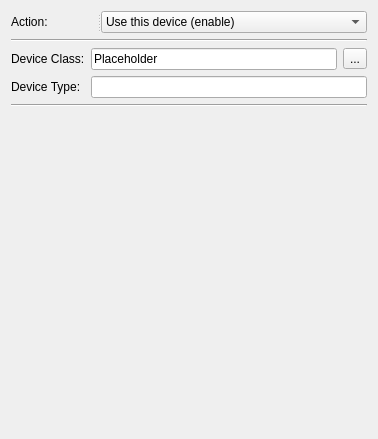
<?xml version="1.0" encoding="UTF-8"?>
<ui version="4.0">
 <class>DeviceWidget</class>
 <widget class="QWidget" name="DeviceWidget">
  <property name="geometry">
   <rect>
    <x>0</x>
    <y>0</y>
    <width>378</width>
    <height>439</height>
   </rect>
  </property>
  <property name="windowTitle">
   <string>Form</string>
  </property>
  <layout class="QGridLayout" name="gridLayout_2">
   <item row="3" column="0">
    <widget class="Line" name="lineBottom">
     <property name="orientation">
      <enum>Qt::Horizontal</enum>
     </property>
    </widget>
   </item>
   <item row="1" column="0">
    <widget class="Line" name="lineTop">
     <property name="orientation">
      <enum>Qt::Horizontal</enum>
     </property>
    </widget>
   </item>
   <item row="0" column="0">
    <widget class="QSplitter" name="splitter">
     <property name="orientation">
      <enum>Qt::Horizontal</enum>
     </property>
     <widget class="QLabel" name="actionLabel">
      <property name="sizePolicy">
       <sizepolicy hsizetype="Fixed" vsizetype="Preferred">
        <horstretch>0</horstretch>
        <verstretch>0</verstretch>
       </sizepolicy>
      </property>
      <property name="minimumSize">
       <size>
        <width>86</width>
        <height>0</height>
       </size>
      </property>
      <property name="maximumSize">
       <size>
        <width>86</width>
        <height>16777215</height>
       </size>
      </property>
      <property name="text">
       <string>Action:</string>
      </property>
      <property name="buddy">
       <cstring>actionComboBox</cstring>
      </property>
     </widget>
     <widget class="QComboBox" name="actionComboBox">
      <property name="currentText">
       <string>Use this device (enable)</string>
      </property>
      <item>
       <property name="text">
        <string>Use this device (enable)</string>
       </property>
      </item>
      <item>
       <property name="text">
        <string>Do not user this device (disable)</string>
       </property>
      </item>
     </widget>
    </widget>
   </item>
   <item row="2" column="0">
    <layout class="QGridLayout" name="gridLayout">
     <item row="0" column="2">
      <widget class="QToolButton" name="sourceToolButton">
       <property name="text">
        <string>...</string>
       </property>
      </widget>
     </item>
     <item row="0" column="0">
      <widget class="QLabel" name="deviceClassLabel">
       <property name="font">
        <font>
         <pointsize>9</pointsize>
        </font>
       </property>
       <property name="text">
        <string>Device Class:</string>
       </property>
       <property name="buddy">
        <cstring>deviceClassLineEdit</cstring>
       </property>
      </widget>
     </item>
     <item row="0" column="1">
      <widget class="QLineEdit" name="deviceClassLineEdit">
       <property name="text">
        <string>Placeholder</string>
       </property>
      </widget>
     </item>
     <item row="1" column="0">
      <widget class="QLabel" name="deviceTypeLabel">
       <property name="text">
        <string>Device Type:</string>
       </property>
       <property name="buddy">
        <cstring>deviceTypeLineEdit</cstring>
       </property>
      </widget>
     </item>
     <item row="1" column="1" colspan="2">
      <widget class="QLineEdit" name="deviceTypeLineEdit"/>
     </item>
    </layout>
   </item>
   <item row="4" column="0">
    <spacer name="verticalSpacer">
     <property name="orientation">
      <enum>Qt::Vertical</enum>
     </property>
     <property name="sizeHint" stdset="0">
      <size>
       <width>20</width>
       <height>40</height>
      </size>
     </property>
    </spacer>
   </item>
  </layout>
 </widget>
 <tabstops>
  <tabstop>actionComboBox</tabstop>
  <tabstop>deviceClassLineEdit</tabstop>
  <tabstop>sourceToolButton</tabstop>
  <tabstop>deviceTypeLineEdit</tabstop>
 </tabstops>
 <resources/>
 <connections/>
</ui>
